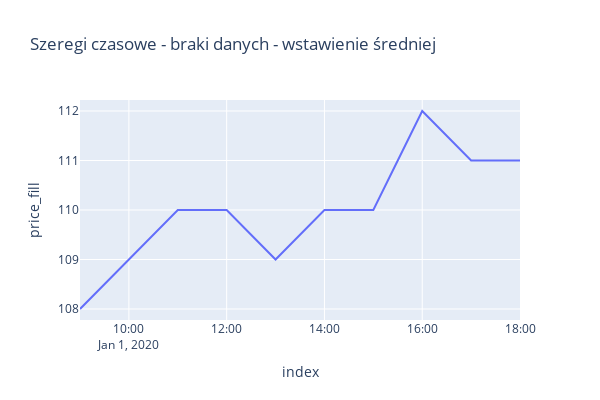

Notebook code for this chart:
### Code cell
df_plotly = df.reset_index()
df_plotly['price_fill'] = df_plotly['price'].fillna(df_plotly['price'].mean())
px.line(df_plotly, 'index', 'price_fill', width=600, height=400, 
        title='Szeregi czasowe - braki danych - wstawienie średniej')

### Figure 1 — Plotly figure (JSON) as saved in the notebook; plotly's stock layout.template omitted (floating-point values rounded to 4 significant figures)
{"data": [{"hovertemplate": "index=%{x}<br>price_fill=%{y}<extra></extra>", "legendgroup": "", "line": {"color": "#636efa", "dash": "solid"}, "marker": {"symbol": "circle"}, "mode": "lines", "name": "", "orientation": "v", "showlegend": false, "type": "scatter", "x": ["2020-01-01T09:00:00", "2020-01-01T10:00:00", "2020-01-01T11:00:00", "2020-01-01T12:00:00", "2020-01-01T13:00:00", "2020-01-01T14:00:00", "2020-01-01T15:00:00", "2020-01-01T16:00:00", "2020-01-01T17:00:00", "2020-01-01T18:00:00"], "xaxis": "x", "y": [108, 109, 110, 110, 109, 110, 110, 112, 111, 111], "yaxis": "y"}], "layout": {"height": 400, "legend": {"tracegroupgap": 0}, "title": {"text": "Szeregi czasowe - braki danych - wstawienie średniej"}, "width": 600, "xaxis": {"anchor": "y", "domain": [0, 1], "title": {"text": "index"}}, "yaxis": {"anchor": "x", "domain": [0, 1], "title": {"text": "price_fill"}}}}
